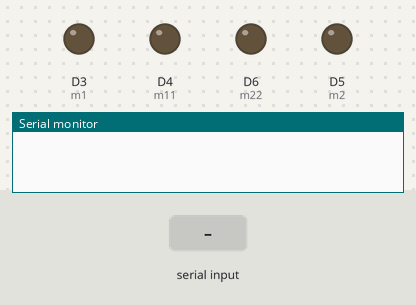
Recording of a sketch running on a simulated ESP8266 (NodeMCU). On the bench: output pins drawn as LEDs (lit = HIGH), the last lines printed to the serial monitor. The test bench sets the inputs (shaded band).

Above: at 1.2 s.
1.3 s: "F" received over Serial
At 1.8 s:
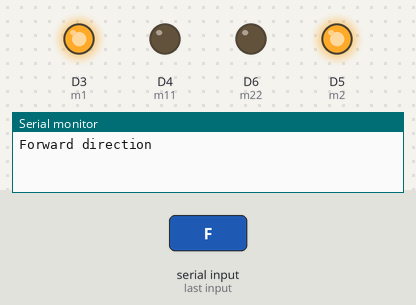
2.8 s: "B" received over Serial
At 4.0 s:
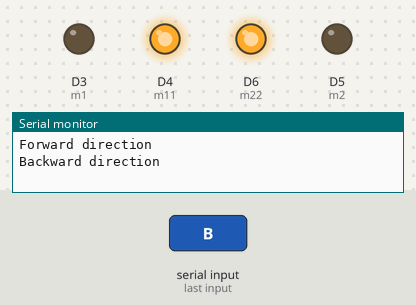
4.3 s: "R" received over Serial
At 5.3 s:
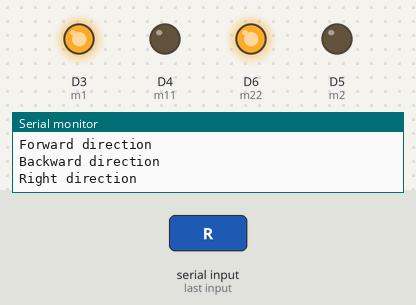
5.8 s: "L" received over Serial
At 6.4 s:
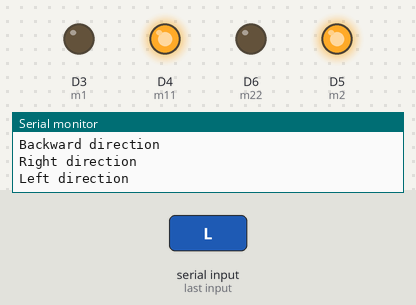
7.3 s: "f" received over Serial
At 7.6 s:
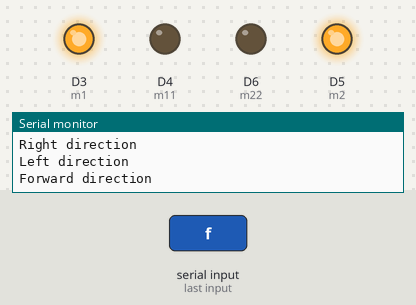
8.8 s: "b" received over Serial
At 9.9 s:
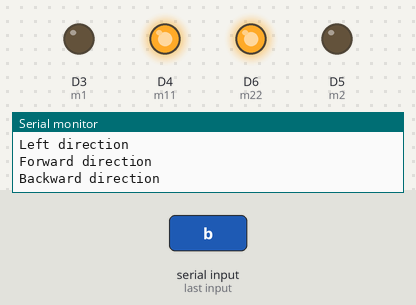
Timing chart, 0 to 11.3 s (numbered marks = the images above; inputs shaded):
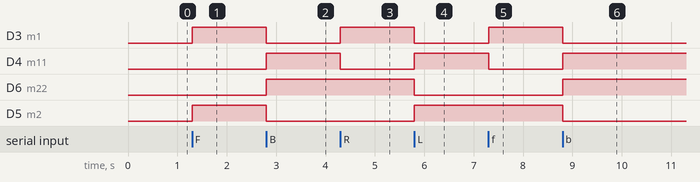

The sketch:

vehicle_movement.ino
```cpp
const int m1=D3;
const int m11=D4;
const int m2=D5;
const int m22=D6;
void setup()
{
  pinMode(m1, OUTPUT);
  pinMode(m11, OUTPUT);
  pinMode(m2, OUTPUT);
  pinMode(m22, OUTPUT);
  Serial.begin(9600);
}
void loop()
{
  if(Serial.available()>0)
  {
  char data =Serial.read();
  if(data=='F' || data =='f')
  {
    //FORWARD DIRECTION
    Serial.println("Forward direction");
    digitalWrite(m1, HIGH);
    digitalWrite(m11, LOW);
    digitalWrite(m2, HIGH);
    digitalWrite(m22, LOW);
  }
  if(data=='B' || data =='b')
  {
    //BACKWARD DIRECTION
    Serial.println("Backward direction");
    digitalWrite(m1, LOW);
    digitalWrite(m11, HIGH);
    digitalWrite(m2, LOW);
    digitalWrite(m22, HIGH);
  }
  if(data=='R'  || data =='r')
  {
    //RIGHT DIRECTION
    Serial.println("Right direction");
    digitalWrite(m1, HIGH);
    digitalWrite(m11, LOW);
    digitalWrite(m2, LOW);
    digitalWrite(m22, HIGH);
  }
  if(data=='L' || data =='l')
  {
    //LEFT DIRECTION
    Serial.println("Left direction");
    digitalWrite(m1,LOW);
    digitalWrite(m11, HIGH);
    digitalWrite(m2, HIGH);
    digitalWrite(m22, LOW);
  }
  if (data=='S' || data=='s')
  {
    //STOP
    Serial.println("Stop");
    digitalWrite(m1,LOW);
    digitalWrite(m11, LOW);
    digitalWrite(m2, LOW);
    digitalWrite(m22, LOW);
  }
  }
}
```

Measured:
- after the input at 1.3 s, D3 (m1), D5 (m2): LOW → HIGH at once
- after the input at 2.8 s, D3 (m1), D5 (m2): HIGH → LOW at once; D4 (m11), D6 (m22): LOW → HIGH at once
- after the input at 4.3 s, D3 (m1): LOW → HIGH at once; D4 (m11): HIGH → LOW at once
- after the input at 5.8 s, D3 (m1), D6 (m22): HIGH → LOW at once; D4 (m11), D5 (m2): LOW → HIGH at once
- after the input at 7.3 s, D3 (m1): LOW → HIGH at once; D4 (m11): HIGH → LOW at once
- after the input at 8.8 s, D3 (m1), D5 (m2): HIGH → LOW at once; D4 (m11), D6 (m22): LOW → HIGH at once
